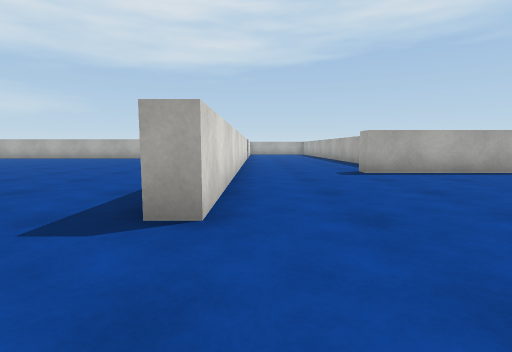
View 1 (above)

12 first-person views from a walk through a scene from a Unity 3-D project. The camera is 0.62 m above the floor, tilts 6° down and sees 85° across. The floor is counted in squares, 1 m on a side. Each view is taken from the middle of a square. On the plan, view 1 faces up. The plan holds only what a view shows up to about 9 squares ahead; the rest is blank. The place goes on beyond the plan. Surface patterns are stand-ins for the level's own textures.

View 2
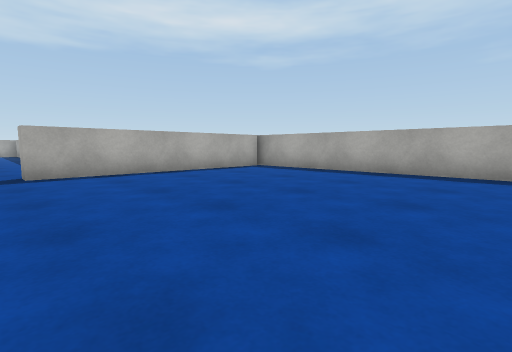

View 3
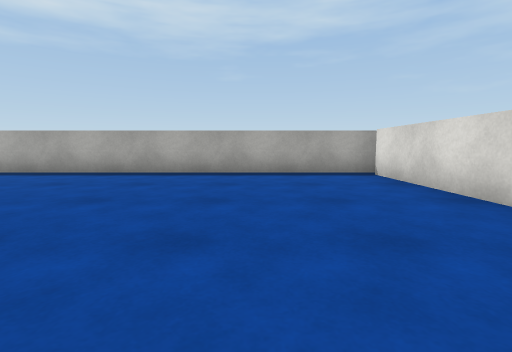

View 4
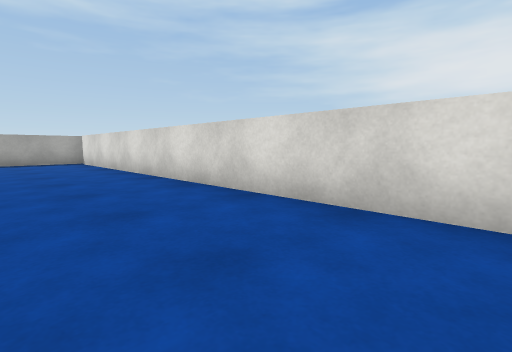

View 5
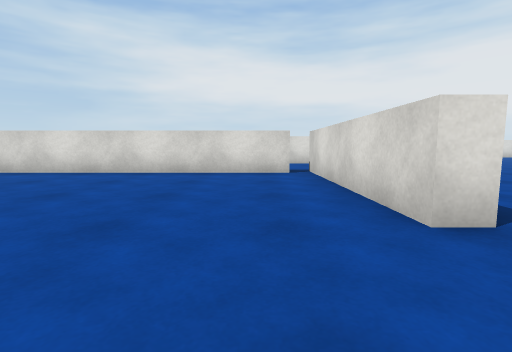

View 6
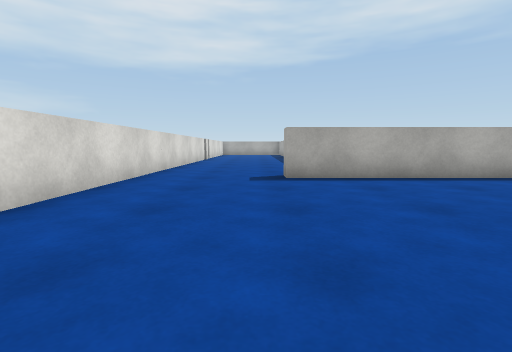

View 7
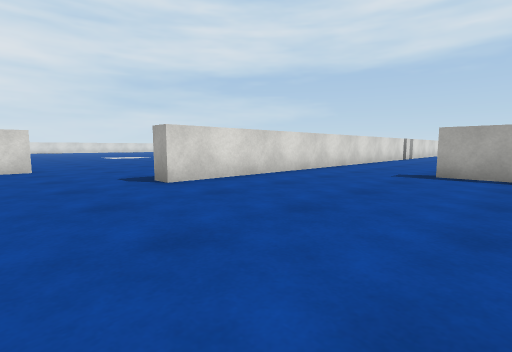

View 8
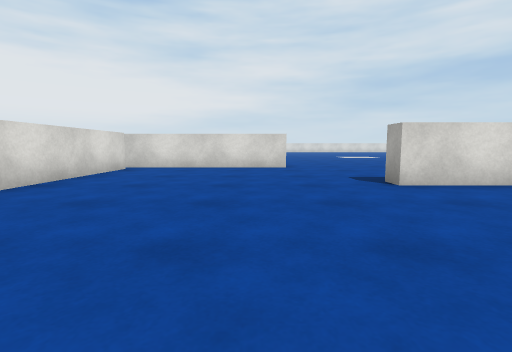

View 9
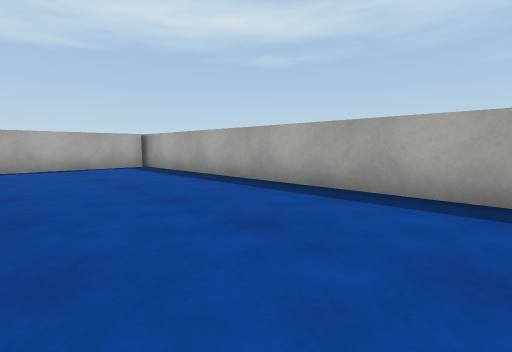

View 10
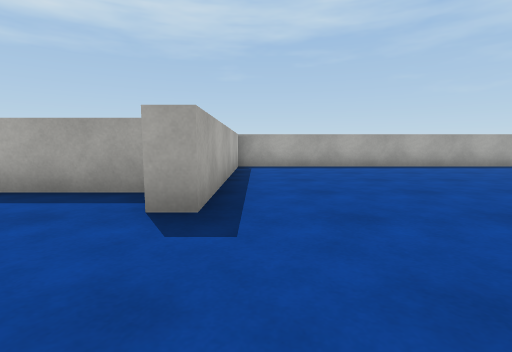

View 11
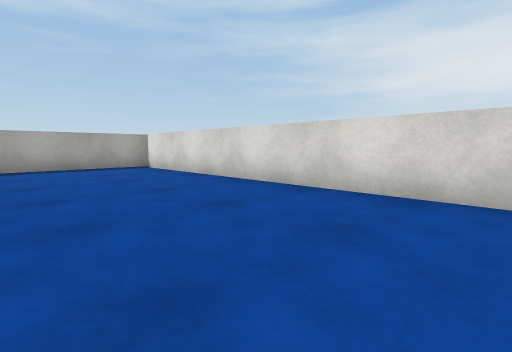

View 12
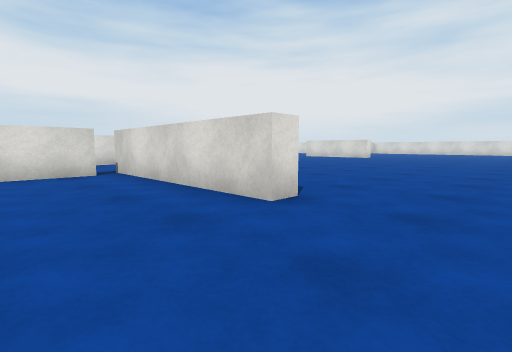

### Floor plan
Points are (right, up) in squares from view 1. A wall is a line through its corners. A room is listed if a view was taken in it or the views show most of it. See-through windows are left out.
Room 1 (views 1, 2, 3, 4, 6, 7, 8, 9, 10, 11, 12)
walls: (3.7, 7.5) (3.7, 9.5); (8.6, 6.5) (2.6, 6.5) (2.6, 7.1); (-4.4, 0.9) (-4.4, -4.1); (-0.4, 9.5) (-0.4, 2.3) (-1, 2.3); (8.8, -4) (8.8, 7); (-3.9, -3.7) (8.2, -3.7)
ways out: opening at (-2.7, 2) to room 2
Room 2 (view 5)
walls: (-4.9, 0.9) (-4.4, 0.9)
ways out: opening at (-2.7, 2) to room 1

Positions as (right, up) in squares from view 1, and headings:
1: (0, 0), facing up
2: (2, 0), facing up-right
3: (2, -1), facing right
4: (-3, -1), facing down-right
5: (-3, 3), facing down
6: (2, 1), facing up
7: (4, 0), facing up-left
8: (4, 0), facing left
9: (5, -2), facing up-right
10: (0, 6), facing right
11: (0, 0), facing down-right
12: (-2, 3), facing down-left
